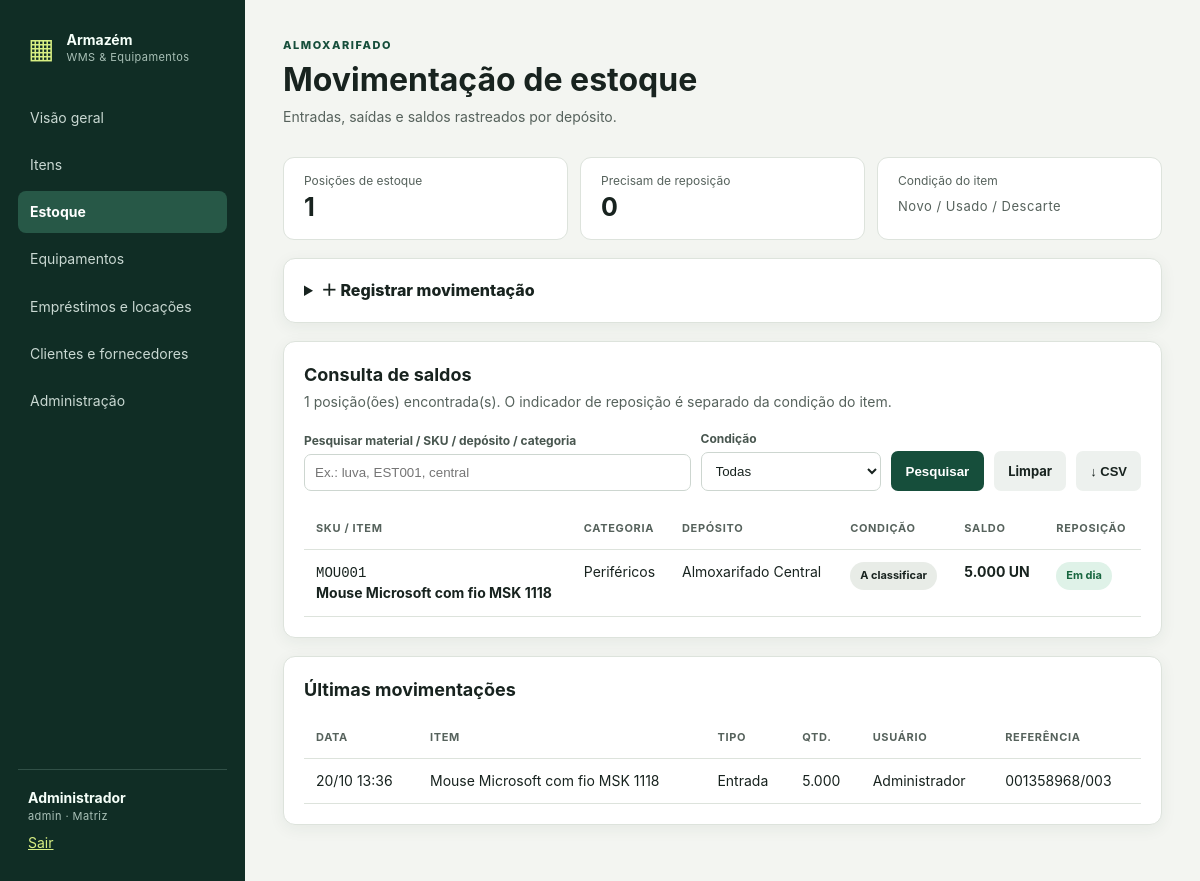
The app's page /stock (signed in), older data.
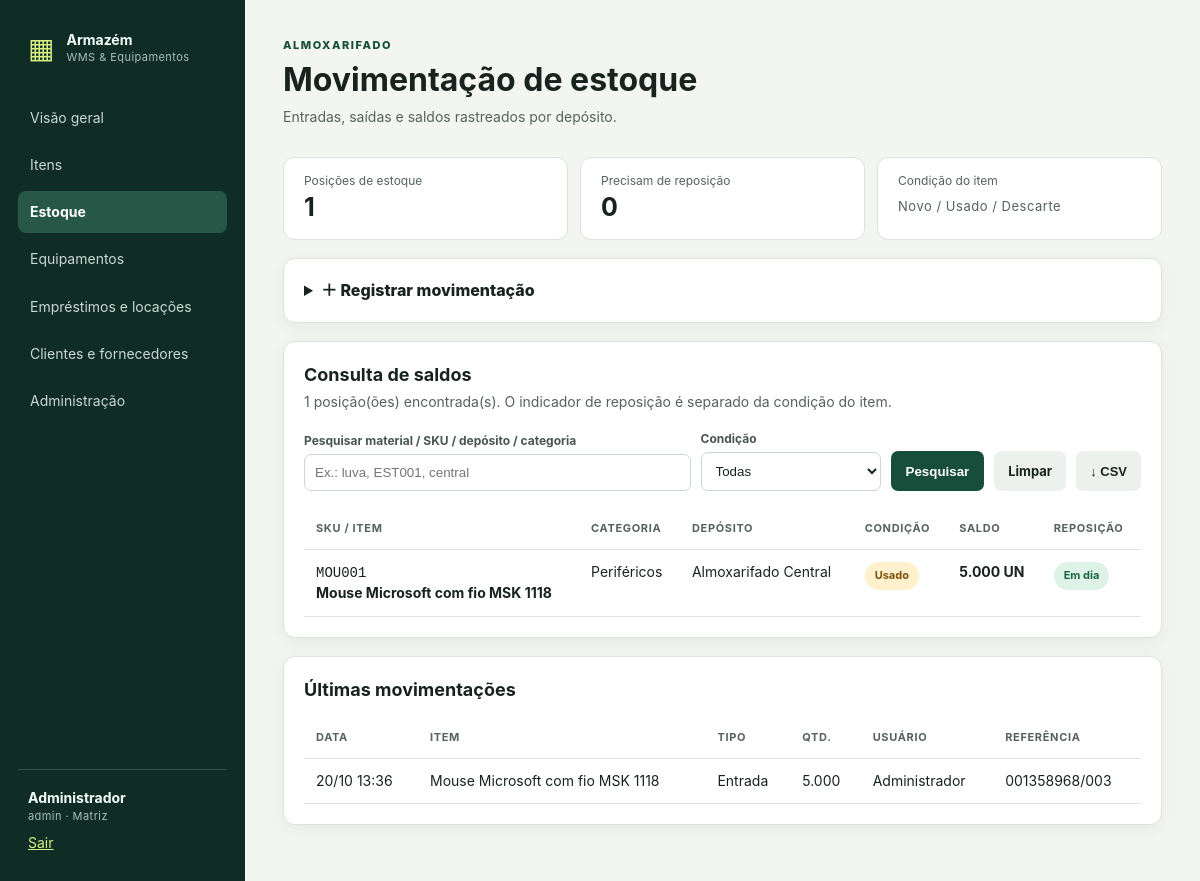
The same page, newer data.
### models.py (models this page shows)
class Item(db.Model):
    __tablename__ = "items"
    id = db.Column(db.Integer, primary_key=True)
    sku = db.Column(db.String(50), unique=True, nullable=False)
    name = db.Column(db.String(160), nullable=False)
    category = db.Column(db.String(80))
    condition = db.Column(db.String(20), default="UNSPECIFIED", nullable=False)
    item_type = db.Column(db.String(20), nullable=False)  # STOCK/EQUIPMENT
    unit = db.Column(db.String(10), default="UN", nullable=False)
    minimum_stock = db.Column(db.Numeric(14, 3), default=0, nullable=False)
    active = db.Column(db.Boolean, default=True, nullable=False)

### app.py (the view, shortened to what this page needs)
    @app.route("/stock", methods=["GET", "POST"])
    @login_required
    def stock():
        warehouses = Warehouse.query.order_by(Warehouse.name).all()
        search = request.args.get("q", "").strip()[:120]
        condition = request.args.get("condition", "")
        balance_query = StockBalance.query.join(Item).join(Warehouse)
        if current_user.role != "admin" and current_user.branch_id:
            balance_query = balance_query.filter(Warehouse.branch_id == current_user.branch_id)
        if search:
            phrase = f"%{search}%"
            balance_query = balance_query.filter(or_(Item.sku.ilike(phrase), Item.name.ilike(phrase),
                                                    Item.category.ilike(phrase), Warehouse.name.ilike(phrase)))
        if condition in ITEM_CONDITIONS or condition == "UNSPECIFIED":
            balance_query = balance_query.filter(Item.condition == condition)
        balances = balance_query.order_by(Item.name, Warehouse.name).all()
        total_balances = StockBalance.query.join(Warehouse)
        low_query = StockBalance.query.join(Item).join(Warehouse).filter(StockBalance.quantity <= Item.minimum_stock)
        movements = StockMovement.query.join(Warehouse)
        total_count = total_balances.count()
        low_count = low_query.count()
        return render_template("stock.html", balances=balances, movements=movements.order_by(StockMovement.created_at.desc()).limit(30).all(),
                               items=Item.query.filter_by(item_type="STOCK", active=True).order_by(Item.name).all(),
                               warehouses=warehouses, search=search, selected_condition=condition,
                               total_balances=total_count, low_count=low_count)

### models.py (called while the page is built)
    def can(self, *roles): return self.role in roles

### templates/stock.html (shortened to what this page needs)
{% extends 'base.html' %}
{% block content %}
<header><div><small>ALMOXARIFADO</small><h1>Movimentação de estoque</h1><p>Entradas, saídas e saldos rastreados por depósito.</p></div></header>
<section class="info-strip"><div><span>Posições de estoque</span><strong>{{ total_balances }}</strong></div><div><span>Precisam de reposição</span><strong class="{{ 'alert-text' if low_count else '' }}">{{ low_count }}</strong></div><div><span>Condição do item</span><small>Novo / Usado / Descarte</small></div></section>
{% if current_user.can('admin','manager','operator') %}
<details class="panel form-panel"><summary>＋ Registrar movimentação</summary></details>
{% endif %}
<section class="panel search-panel">
  <div class="search-heading"><div><h2>Consulta de saldos</h2><p>{{ balances|length }} posição(ões) encontrada(s). O indicador de reposição é separado da condição do item.</p></div></div>
  <form method="get" class="filter-bar" role="search">
    <label class="filter-search">Pesquisar material / SKU / depósito / categoria<input type="search" name="q" value="{{search}}" placeholder="Ex.: luva, EST001, central" autocomplete="off"></label>
    <label>Condição<select name="condition"><option value="">Todas</option></select></label>
    <button type="submit">Pesquisar</button><a class="btn-soft" href="{{ url_for('stock') }}">Limpar</a>
    <button class="btn-soft" type="submit" name="export" value="csv">↓ CSV</button>
  </form>
  <div class="table-scroll" role="region" tabindex="0" aria-label="Saldos do estoque"><table><thead><tr><th>SKU / Item</th><th>Categoria</th><th>Depósito</th><th>Condição</th><th>Saldo</th><th>Reposição</th></tr></thead>
    <tbody>{% for b in balances %}<tr>
      <td><code>{{b.item.sku}}</code><br><b>{{b.item.name}}</b></td><td>{{ b.item.category or '-' }}</td><td>{{b.warehouse.name}}</td>
      <td><span class="badge {{ 'green' if b.item.condition=='NEW' else 'amber' if b.item.condition=='USED' else 'red' if b.item.condition=='DISPOSAL' else '' }}">{{ condition_labels.get(b.item.condition, 'A classificar') }}</span></td>
      <td><b>{{b.quantity}} {{b.item.unit}}</b></td>
      <td><span class="badge {{'red' if b.quantity <= b.item.minimum_stock else 'green'}}">{{'Repor' if b.quantity <= b.item.minimum_stock else 'Em dia'}}</span></td>
    </tr>{% else %}<tr><td colspan="6" class="empty">Nenhum saldo encontrado para estes filtros.</td></tr>{% endfor %}</tbody>
  </table></div>
</section>
<section class="panel"><h2>Últimas movimentações</h2><div class="table-scroll" role="region" tabindex="0" aria-label="Últimas movimentações de estoque"><table><thead><tr><th>Data</th><th>Item</th><th>Tipo</th><th>Qtd.</th><th>Usuário</th><th>Referência</th></tr></thead><tbody>{% for m in movements %}<tr><td>{{m.created_at.strftime('%d/%m %H:%M')}}</td><td>{{m.item.name}}</td><td>{{'Entrada' if m.movement_type=='IN' else 'Saída'}}</td><td>{{m.quantity}}</td><td>{{m.user.name}}</td><td>{{m.reference or '-'}}</td></tr>{% else %}<tr><td colspan="6" class="empty">Nenhuma movimentação registrada.</td></tr>{% endfor %}</tbody></table></div></section>
{% endblock %}

Row changes from the older to the newer data that the page shows:
changed Item: condition "UNSPECIFIED" → "USED" (drawn); get "A classificar" → "Usado"
